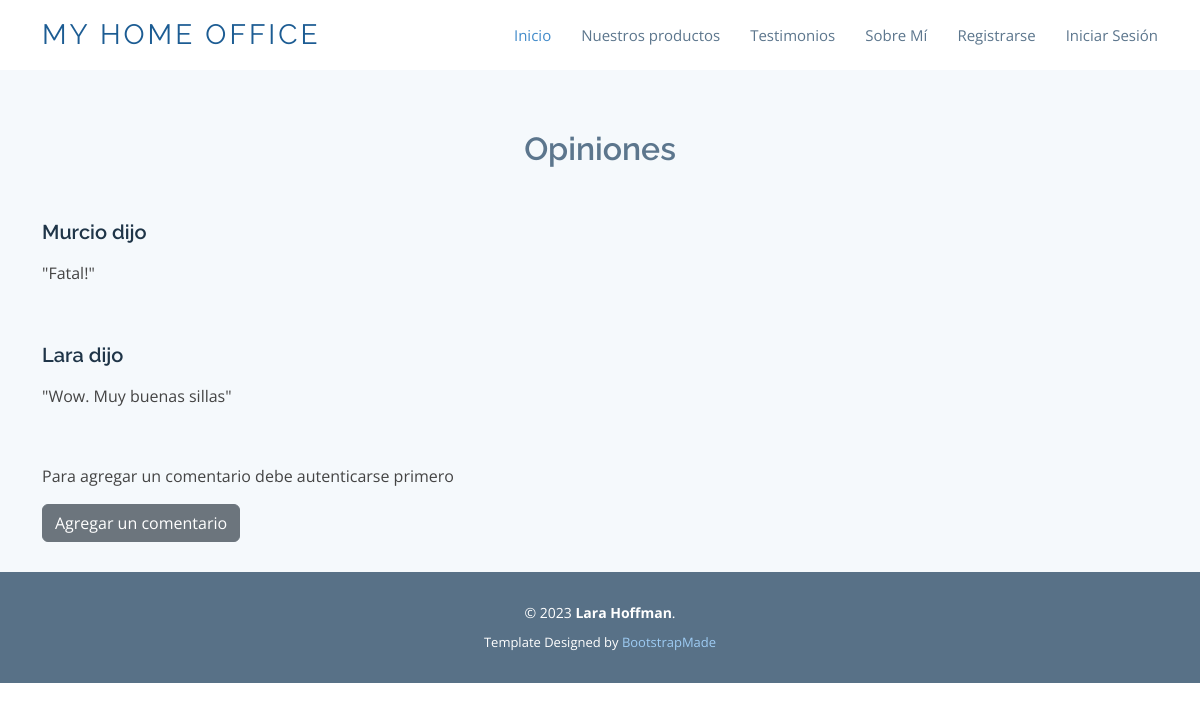
Page /leerMensajes on the earlier database version.
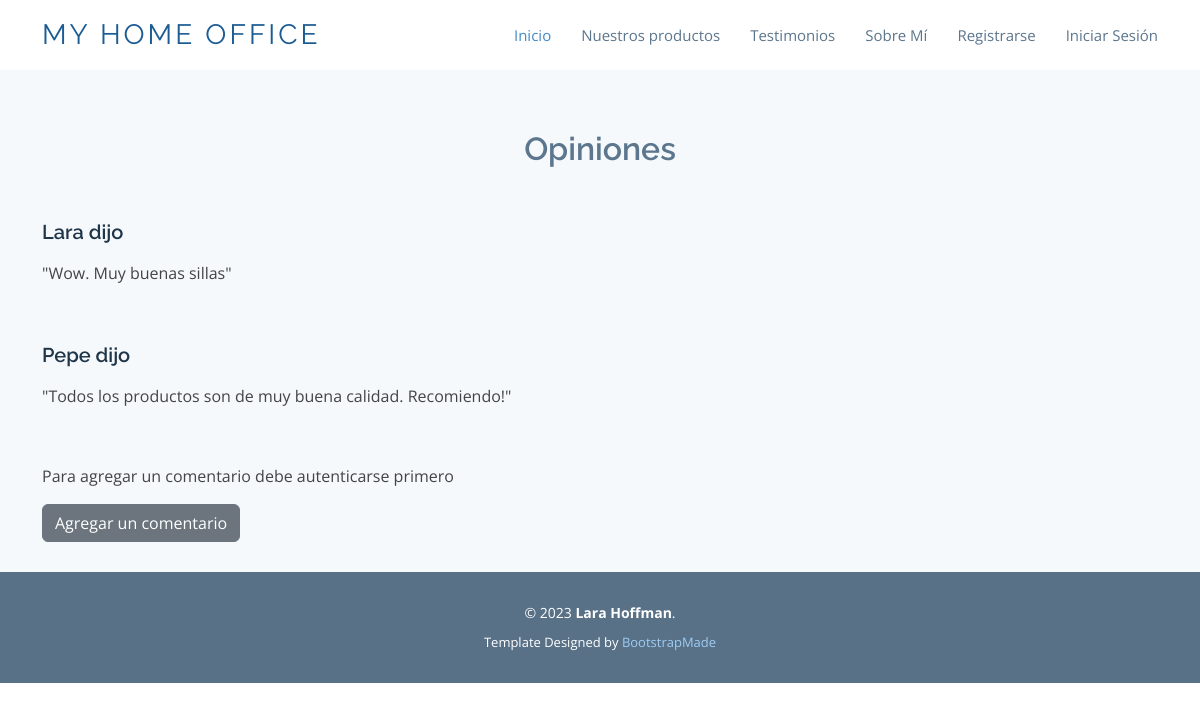
Same page on the later database version.
### AppFinal/models.py (models this page shows, shortened)
class Mensajes(models.Model):
    nombre = models.CharField(max_length=50)
    email = models.EmailField()
    comentario = models.TextField(max_length=200)

### AppFinal/views.py (the view)
# urls.py: path('leerMensajes', views.leerMensajes, name="LeerMensajes"),
def leerMensajes(request):
    mensajes = Mensajes.objects.all()
    context = {"mensajes":mensajes}
    return render(request, "AppFinal/leerMensajes.html", context)

### AppFinal/templates/AppFinal/leerMensajes.html (shortened to what this page needs)
{% extends "AppFinal/layout.html" %}
{% load static %}
{% block lo-que-cambia %}
    <section id="faq" class="faq section-bg">
        <div class="container" data-aos="fade-up">
          <div class="section-title">
            <h2>Opiniones</h2>
          </div>
          {% for mensaje in mensajes %}
          <div class="row  d-flex align-items-stretch">
            <div class="col-lg-6 faq-item" data-aos="fade-up">
              <h4>{{mensaje.nombre}} dijo</h4>
              <p>
                "{{mensaje.comentario}}"
              </p>
            </div>
            {% endfor %}
            </div>
        </div>
        {% if not request.user.is_authenticated %}
        <p>Para agregar un comentario debe autenticarse primero</p>
        {% endif %}
        <a class="btn btn-secondary" target="_blank" href="mensajes">Agregar un comentario</a>
      </section>
{% endblock %}

Differences in the rows shown:
removed Mensajes: nombre "Murcio", comentario "Fatal!"
added Mensajes: nombre "Pepe", comentario "Todos los productos son de muy buena calidad. Recomiendo!"
